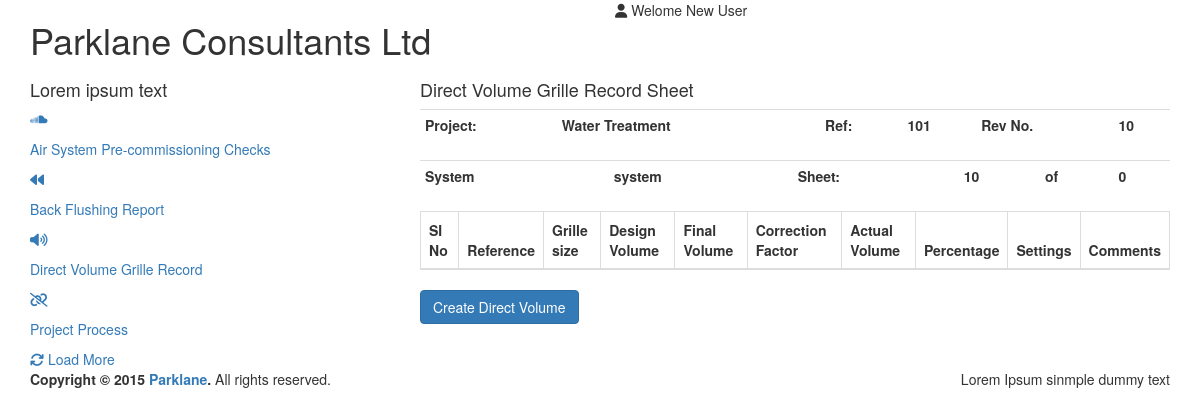
/index.php/projectmaster/directvol, run on an earlier commit of the app's database.
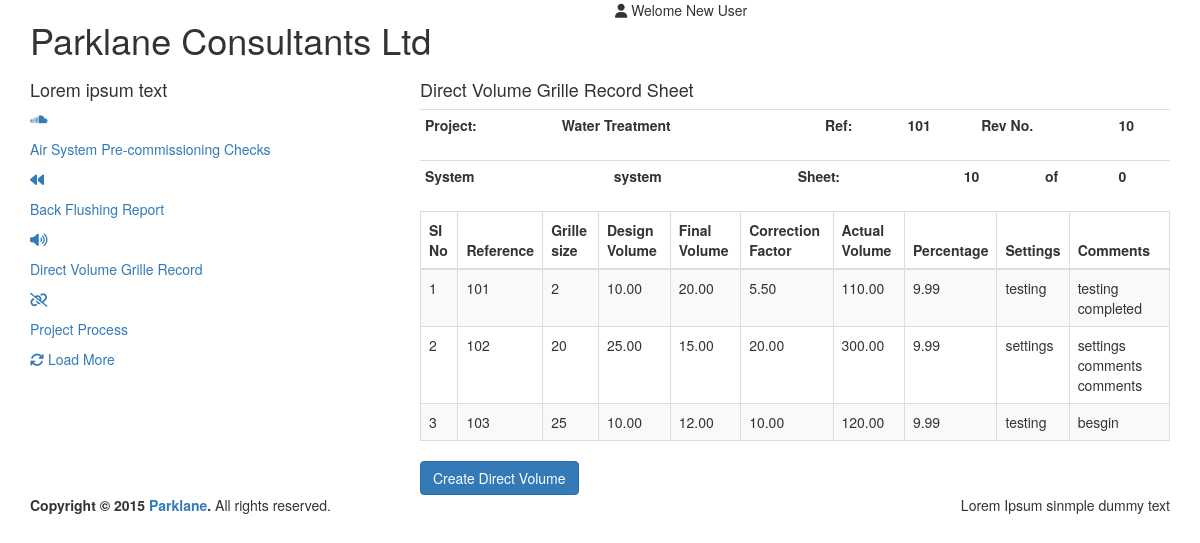
And on a later commit of the database.
### tables this page shows
CREATE TABLE IF NOT EXISTS `directvolume` (
  `id` int(11) NOT NULL AUTO_INCREMENT,
  `reference` varchar(50) NOT NULL,
  `grillesize` int(50) NOT NULL,
  `designvolume` float(10,2) NOT NULL,
  `finalvolume` float(10,2) NOT NULL,
  `correctionfactor` float(10,2) NOT NULL,
  `actualvolume` float(10,2) NOT NULL,
  `percentage` float(3,2) NOT NULL,
  `settings` varchar(255) NOT NULL,
  `comments` text NOT NULL,
  PRIMARY KEY (`id`)
);

### application/core/MY_Controller.php (called while the page is built, shortened)
<?php
class MY_Controller extends CI_Controller {
    public function viewTemplates($view, $data, $template = array()) {
        if (isset($template['header'])) {
            $this->load->view($template['header']);
        } else {
            $this->load->view('common/header');
        }
        if (isset($template['left_content']) && empty($template['content'])) {
            $this->load->view($template['left_content']);
        } elseif (empty($template['content'])) {
            $this->load->view('common/left_content');
        }
        $this->load->view($view, $data);
        if (isset($template['footer'])) {
            $this->load->view($template['footer']);
        } else {
            $this->load->view('common/footer');
        }
    }
}

### application/controllers/Projectmaster.php (called while the page is built, shortened)
<?php
class Projectmaster extends MY_Controller {
    public function directvol() {
        $result['direct_volume'] = $this->projectprocess->get_direct_volume();
        $result['project'] = $this->projectprocess->get_project_process();
        $this->viewTemplates('direct_volume_view', $result);
    }
}

### index.php (called while the page is built, shortened)
<?php
require_once BASEPATH.'core/CodeIgniter.php';

### application/models/Projectprocess.php (called while the page is built, shortened)
<?PHP
class Projectprocess extends CI_Model {
    public function get_project_process() {
        $sql = "SELECT * FROM projectprocess ";
        $query = $this->db->query($sql);
        return $result = $query->row_array();
    }
    public function get_direct_volume() {
        $sql = "SELECT * FROM directvolume";
        $query = $this->db->query($sql);
        return $result = $query->result_array();
    }
}
?>

### application/views/direct_volume_view.php (the view, shortened to what this page needs)
<div class="col-md-8">
    <div class="content">
        <h4 class="animated zoomIn">Direct Volume Grille Record Sheet</h4>
        <div class="box animated zoomIn">
            <div class="box-body no-padding">
                <table class="table table-condensed">
                    <tbody>
                        <tr>
                            <th>Project:</th>
                            <th><?php echo $project['project']; ?></th>
                            <th>Ref:</th>
                            <th><?php echo $project['refno']; ?></th>
                            <th>Rev No.</th>
                            <th>10</th>
                        </tr>
                    </tbody>
                </table>
            </div>
        </div>
        <div class="box animated zoomIn">
            <div class="box-body no-padding">
                <table class="table table-condensed">
                    <tbody>
                        <tr>
                            <th>System</th>
                            <th><?php echo $project['system'] ?></th>
                            <th>Sheet:</th>
                            <th><?php echo $project['totnopages'] ?></th>
                            <th>of</th>
                            <th>0</th>
                        </tr>
                    </tbody>
                </table>
            </div>
        </div>
        <div class="box animated zoomIn">
            <div class="box-body no-padding">
                <table   id="example2" class="table table-bordered table-striped">
                    <thead>
                        <tr>
                            <th>SI No</th>
                            <th>Reference</th>
                            <th>Grille size</th>
                            <th>Design Volume</th>
                            <th>Final Volume</th>
                            <th>Correction Factor</th>
                            <th>Actual Volume</th>
                            <th>Percentage</th>
                            <th>Settings</th>
                            <th>Comments</th>
                        </tr>
                    </thead>
                    <tbody>
                        <?php
                        $i = 1;
                        foreach ($direct_volume as $result) {
                            ?>
                            <tr>
                                <td><?php echo $i; ?></td>
                                <td><?php echo $result['reference']; ?></td>
                                <td><?php echo $result['grillesize']; ?></td>
                                <td><?php echo $result['designvolume']; ?></td>
                                <td><?php echo $result['finalvolume']; ?></td>
                                <td><?php echo $result['correctionfactor']; ?></td>
                                <td><?php echo $result['actualvolume']; ?></td>
                                <td><?php echo $result['percentage']; ?></td>
                                <td><?php echo $result['settings']; ?></td>
                                <td><?php echo $result['comments']; ?></td>
                            </tr>
                            <?php $i++; ?>
                            <?php
                        }
                        ?>
                    </tbody>
                </table>
                <div class="box-footer">
                    <a href="<?php echo base_url(); ?>projectmaster/create_direct_volume"><button class="btn btn-primary" type="button">Create Direct Volume</button></a>
                </div>
            </div>
        </div>
    </div>
</div>

What changed in the data, as far as the page shows it:
added directvolume: reference "101", grillesize "2", designvolume "10.00", finalvolume "20.00", correctionfactor "5.50", actualvolume "110.00", percentage "9.99", settings "testing", comments "testing completed"
added directvolume: reference "102", grillesize "20", designvolume "25.00", finalvolume "15.00", correctionfactor "20.00", actualvolume "300.00", percentage "9.99", settings "settings", comments "settings comments comments"
added directvolume: reference "103", grillesize "25", designvolume "10.00", finalvolume "12.00", correctionfactor "10.00", actualvolume "120.00", percentage "9.99", settings "testing", comments "besgin"
